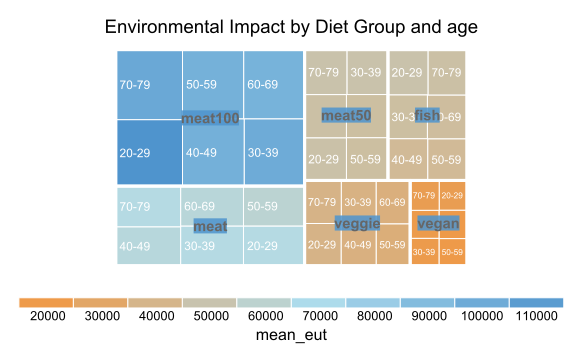

The script that drew this image:
library(treemap)
library(extrafont)
font_import()

#设置工作路径
setwd("D:\\wyx-data\\environment-impact-of-diets-main\\data")
# 载入必要的库
library(pheatmap)
library(dplyr)

expr <- read.csv("Results_21MAR2022_nokcaladjust.csv")
data <- as.data.frame(expr)


getFontSize <- function(index) {
  if (index == 1) {
    return(14)  # 最外层字体大小
  } else if (index == 2) {
    return(12)  # 第二层字体大小
  }
}

light_blue_palette <- colorRampPalette(c("tan2","lightblue2", "steelblue3"))(30)

# 创建TreeMap
treemap(data,
        index=c("diet_group", "age_group"),  # 层次分类
        vSize="mean_ghgs",             # 矩形大小由温室气体排放均值决定
        vColor="mean_eut",            # 矩形颜色由富营养化潜力的平均值决定
        title="Environmental Impact by Diet Group and age",  # 图表标题
        #palette="RdYlGn",
        palette = light_blue_palette,# 颜色板，红黄绿，可以根据需要更改
        border.col="white",            # 矩形边界颜色
        fontcolor.labels=c("gray40","white"),      # 标签字体颜色
        fontsize.labels=c(11,9),
        type="manual",  
        border.lwds=c(3,1),
        align.labels=list(c("center", "center"),c("left", "center")))     
